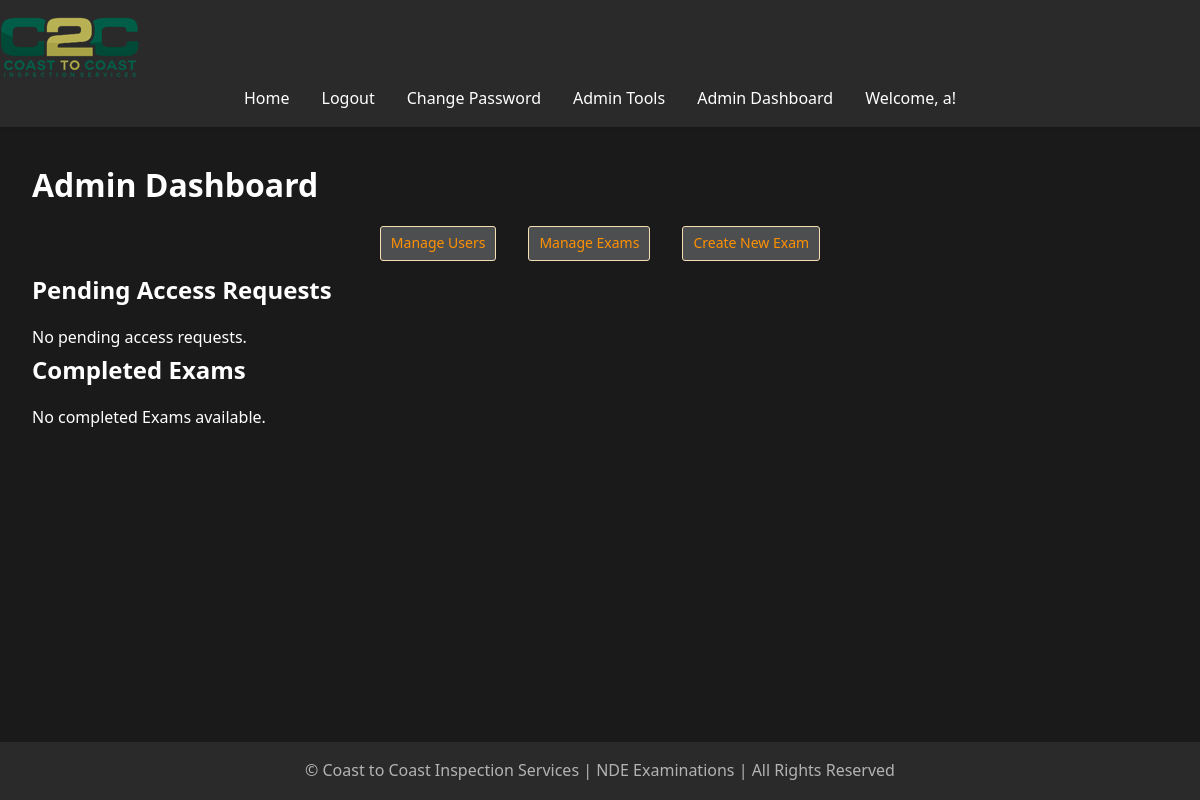
The app's page /admin/dashboard (signed in), older data.
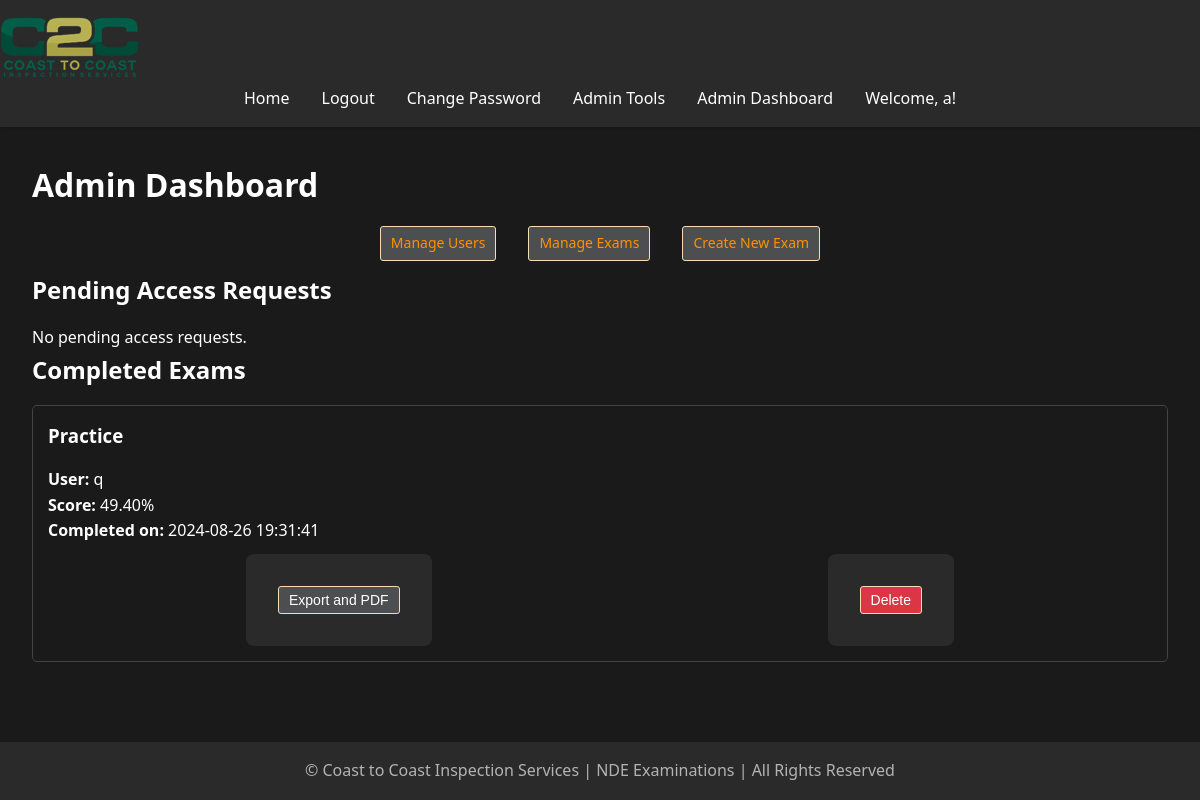
The same page, newer data.
### models.py (models this page shows, shortened)
class User(UserMixin, db.Model):
    id = db.Column(db.Integer, primary_key=True)
    username = db.Column(db.String(80), unique=True, nullable=False)
    password = db.Column(db.String(120), nullable=False)
    is_admin = db.Column(db.Boolean, default=False)
    exam_results = db.relationship('ExamResult', back_populates='user', lazy=True)
    accesses = db.relationship('ExamAccess', back_populates='user', lazy=True)
    access_requests = db.relationship('ExamAccessRequest', back_populates='user', lazy=True)

class ExamResult(db.Model):
    id = Column(Integer, primary_key=True)
    user_id = Column(Integer, ForeignKey('user.id', ondelete='CASCADE'), nullable=False)
    exam_id = Column(Integer, ForeignKey('exam.id', ondelete='CASCADE'), nullable=False)
    score = Column(Float, nullable=False)
    date_submitted = Column(DateTime, default=datetime.utcnow)
    user = relationship('User', back_populates='exam_results')
    exam = relationship('Exam', back_populates='exam_results')
    missed_questions = relationship('MissedQuestion', back_populates='exam_result', cascade='all, delete-orphan')

class Exam(db.Model):
    __tablename__ = 'exam'
    id = db.Column(db.Integer, primary_key=True)
    title = db.Column(db.String(100), nullable=False)
    question_count = db.Column(db.Integer, nullable=False, default=10)
    exam_results = relationship('ExamResult', back_populates='exam', cascade='all, delete-orphan')
    questions = relationship('Question', back_populates='exam', cascade='all, delete-orphan')
    accesses = db.relationship('ExamAccess', back_populates='exam', lazy=True, cascade="all, delete-orphan")
    access_requests = db.relationship('ExamAccessRequest', back_populates='exam', lazy=True, cascade="all, delete-orphan")

### app.py (the view)
@app.route('/admin/dashboard')
@login_required
def admin_dashboard():
    if not current_user.is_admin:
        flash('You do not have permission to access this page.', 'error')
        return redirect(url_for('home'))
    completed_exams = ExamResult.query.all()  # Ensure this query is executed correctly
    pending_requests = ExamAccessRequest.query.filter_by(status='pending').all()
    return render_template('admin_dashboard.html', completed_exams= [] or completed_exams, pending_requests=pending_requests)

### app.py (called while the page is built)
@app.before_request
def reset_session_on_navigation():
    exam_endpoints = ['take_exam', 'submit_exam']
    current_endpoint = request.endpoint
    if current_endpoint is None:
        return

@app.context_processor
def utility_processor():
    def format_pacific_time(utc_dt):
        pacific_time = utc_to_pacific(utc_dt)
        return pacific_time.strftime('%Y-%m-%d %I:%M:%S %p %Z')
    return dict(format_pacific_time=format_pacific_time)

@login_manager.user_loader
def load_user(user_id):
    return User.query.get(int(user_id))

@app.before_request
def manage_exam_session():
    if 'start_new_exam' in request.args:
        session.pop('answers', None)
        session.pop('flagged', None)
        session.pop('current_index', None)
        session.pop('start_time', None)
    elif 'exam_submitted' in session and request.endpoint != 'exam_results':
        session.pop('answers', None)
        session.pop('flagged', None)
        session.pop('current_index', None)
        session.pop('start_time', None)
        session.pop('exam_submitted', None)

### templates/admin_dashboard.html (shortened to what this page needs)
{% extends "base.html" %}
{% block content %}
    <h1>Admin Dashboard</h1>
    <nav>
        <ul style="list-style-type: none; padding: 0;">
            <li style="margin-bottom: 10px;">
                <a href="{{ url_for('manage_users') }}" class="btn btn-secondary" style="color:rgb(255, 145, 0);">Manage Users</a>
            </li>
            <li style="margin-bottom: 10px;">
                <a href="{{ url_for('manage_exams') }}" class="btn btn-secondary" style="color:rgb(255, 145, 0);">Manage Exams</a>
            </li>
            <li style="margin-bottom: 10px;">
                <a href="{{ url_for('create_exam') }}" class="btn btn-secondary" style="color:rgb(255, 145, 0);">Create New Exam</a>
            </li>
        </ul>
    </nav>
    <h2>Pending Access Requests</h2>
    {% if pending_requests %}
        <ul style="list-style-type: none; padding: 0;">
            {% for request in pending_requests %}
                <li style="margin-bottom: 10px; border-bottom: 1px solid white; max-width: 600px; padding: 10px; min-height: 100px; display: flex; align-items: center;">
                    <div style="flex-grow: 1;">
                        <p><strong>User:</strong> {{ request.user.username }}</p>
                        <p><strong>Exam:</strong> {{ request.exam.title }}</p>
                        <p><strong>Requested on:</strong> {{ request.request_date.strftime('%Y-%m-%d %H:%M:%S') }}</p>
                    </div>
                    <div style="display: flex; flex-direction: column; gap: 5px;">
                        <form action="{{ url_for('approve_access', request_id=request.id) }}" method="POST" style="display:inline;">
                            <button type="submit" class="btn btn-primary btn-sm">Approve</button>
                        </form>
                        <form action="{{ url_for('admin_deny_access', request_id=request.id) }}" method="POST" style="display:inline;">
                            <button type="submit" class="btn btn-danger btn-sm" onclick="return confirm('Are you sure you want to deny this request?');">Deny</button>
                        </form>
                    </div>
                </li>
            {% endfor %}
        </ul>
    {% else %}
        <p>No pending access requests.</p>
    {% endif %}
    <h2>Completed Exams</h2>
    {% if completed_exams %}
        <ul style="list-style-type: none; padding: 0;">
            {% for exam_result in completed_exams %}
                <li style="margin-bottom: 20px; border: 1px solid #444; padding: 15px; border-radius: 5px;">
                    <div>
                        <h3 style="margin-top: 0;">{{ exam_result.exam.title }}</h3>
                        <p><strong>User:</strong> {{ exam_result.user.username }}</p>
                        <p><strong>Score:</strong> {{ "%.2f"|format(exam_result.score) }}%</p>
                        <p><strong>Completed on:</strong> {{ exam_result.date_submitted.strftime('%Y-%m-%d %H:%M:%S') }}</p>
                    </div>
                    <div style="display: flex; justify-content: space-between; margin-top: 10px;">
                        <form action="{{ url_for('export_exam_result', exam_result_id=exam_result.id) }}" method="GET" style="display:inline;">
                            <button type="submit" class="btn btn-secondary btn-sm">Export and PDF</button>
                        </form>
                        <form action="{{ url_for('delete_completed_exam', exam_result_id=exam_result.id) }}" method="POST" style="display:inline;">
                            <button type="submit" class="btn btn-danger btn-sm" onclick="return confirm('Are you sure you want to delete this exam result?');">Delete</button>
                        </form>
                    </div>
                </li>
            {% endfor %}
        </ul>
    {% else %}
        <p>No completed Exams available.</p>
    {% endif %}
{% endblock %}

### templates/base.html (shortened to what this page needs)
<!DOCTYPE html>
<html lang="en">
<head>
    <link rel="stylesheet" href="{{ url_for('static', filename='css/style.css') }}">
</head>
<body>
    <header>
        <nav class="navbar">
            <a class="navbar-brand" href="{{ url_for('home') }}">
                <img src="{{ url_for('static', filename='images/logo.png') }}" alt="Logo" class="logo">
            </a>
            <ul class="navbar-nav">
                <li><a href="{{ url_for('home') }}">Home</a></li>
                {% if current_user.is_authenticated %}
                    <li><a href="{{ url_for('logout') }}">Logout</a></li>
                    <li><a href="{{ url_for('change_password') }}">Change Password</a></li>
                    {% if current_user.is_admin %}
                        <li><a href="{{ url_for('admin.index') }}">Admin Tools</a></li>
                        <li><a href="{{ url_for('admin_dashboard') }}">Admin Dashboard</a></li>
                    {% endif %}
                    <li class="user-welcome">
                        <span>Welcome, {{ current_user.username }}!</span>
                    </li>
                {% else %}
                    <li><a href="{{ url_for('login') }}">Login</a></li>
                    <li><a href="{{ url_for('register') }}">Register</a></li>
                {% endif %}
            </ul>
        </nav>
    </header>
    <main>
        {% block content %}{% endblock %}
    </main>
    <footer>
        <p>&copy; Coast to Coast Inspection Services | NDE Examinations | All Rights Reserved</p>
    </footer>
</body>
</html>

### static/css/style.css (style rules this page uses)
:root { --bg-primary: #1a1a1a; --bg-secondary: #2a2a2a; --text-primary: #ffffff; --text-secondary: #b3b3b3; --accent-color: #87c787; --error-color: #cf6679; --success-color: #03dac6; }
* { box-sizing: border-box; margin: 0; padding: 0; }
body { font-family: 'Segoe UI', Tahoma, Geneva, Verdana, sans-serif; line-height: 1.6; color: var(--text-primary); background-color: var(--bg-primary); min-height: 100vh; display: flex; flex-direction: column; }
header { background-color: var(--bg-secondary); padding: 1rem 0; box-shadow: 0 2px 4px rgba(0,0,0,0.1); }
nav ul { display: flex; justify-content: center; align-items: center; height: 100%; list-style-type: none; margin: 0; padding: 0; }
nav ul li { margin: 0 1rem; }
nav ul li a { color: var(--text-primary); text-decoration: none; font-weight: 500; transition: color 0.3s ease; }
main { flex: 1; padding: 2rem; max-width: 1200px; margin: 0 auto; width: 100%; }
h1, h2, h3 { margin-bottom: 1rem; color: var(--text-primary); }
a { color: var(--accent-color); text-decoration: none; transition: color 0.3s ease; }
form { background-color: var(--bg-secondary); padding: 2rem; border-radius: 8px; max-width: 700px; margin: 0 auto; }
.btn-sm { max-height: 80px; }
button { background-color: rgb(59, 59, 59); color: var(--text-primary); padding: 0.5rem 1rem; border: none; border-radius: 4px; cursor: pointer; transition: background-color 0.3s ease; }
footer { text-align: center; padding: 1rem 0; background-color: var(--bg-secondary); color: var(--text-secondary); }

### templates/admin_dashboard.html (style rules this page uses)
.btn { padding: 5px 10px; border: 1px solid wheat; border-radius: 3px; cursor: pointer; text-decoration: none; display: flex; align-items: center; justify-content: center; font-size: 14px; }
.btn-danger { background-color: #dc3545; color: white; }
.btn-secondary { background-color: #4c4e50; color: white; }

Row changes from the older to the newer data that the page shows:
added ExamResult: exam "Practice", user.username "q", score "49.40", date_submitted "2024-08-26 19:31:41"
Text that changed along with them:
text no longer shown: "No completed Exams available."
